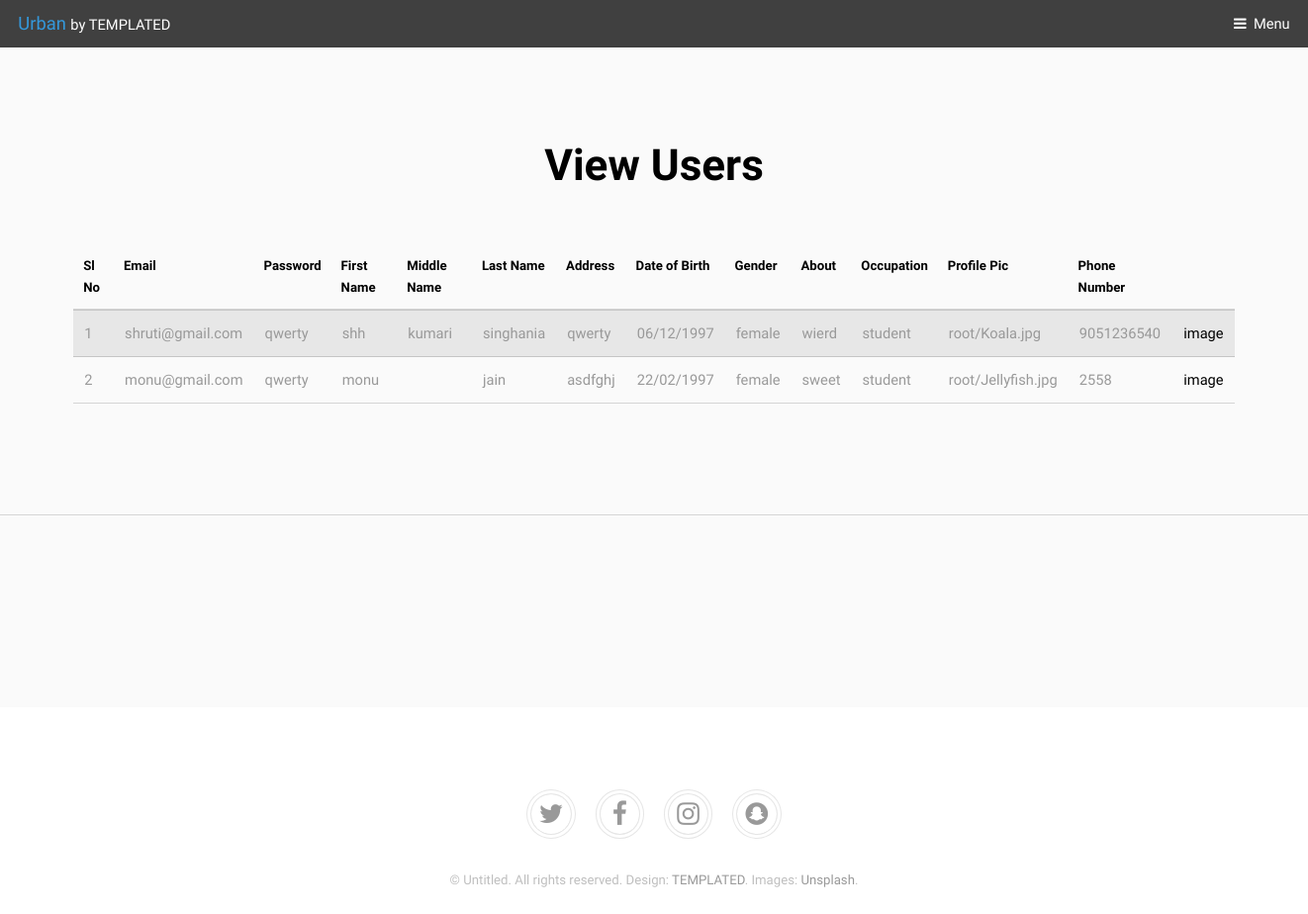
/admin/viewuser.php, run on the app's committed database.
### tables this page shows
CREATE TABLE IF NOT EXISTS `signup` (
  `id` int(100) NOT NULL AUTO_INCREMENT,
  `email` varchar(100) NOT NULL,
  `pwd` varchar(100) NOT NULL,
  `fname` varchar(100) NOT NULL,
  `mname` varchar(100) NOT NULL,
  `lname` varchar(100) NOT NULL,
  `addr` varchar(1000) NOT NULL,
  `dob` varchar(100) NOT NULL,
  `gnd` varchar(100) NOT NULL,
  `about` varchar(1000) NOT NULL,
  `occp` varchar(100) NOT NULL,
  `ppic` varchar(100) NOT NULL,
  `sque` varchar(1000) NOT NULL,
  `sans` varchar(100) NOT NULL,
  `phno` varchar(10) NOT NULL,
  PRIMARY KEY (`id`)
);

### admin/viewuser.php (the view, shortened to what this page needs)
<?php include('config.php');
?>
<!DOCTYPE HTML>
<html>
	<head>
		<link rel="stylesheet" href="../assets/css/main.css" />
	</head>
	<body class="subpage">
			<header id="header">
				<div class="logo"><a href="../index.html">Urban <span>by TEMPLATED</span></a></div>
				<a href="#menu">Menu</a>
			</header>
			<div id="main">
				<section class="wrapper style1">
					<div class="inner">
						<header class="align-center">
							<h1>View Users</h1>
						</header>
                        <?php
$Query = mysqli_query($Con,"SELECT * FROM signup") or die(mysqli_error($Con));
if(mysqli_num_rows($Query)>0){
	?><table border="1" cellpadding="5">
		<thead>
        	<tr>
            	<th>Sl No</th>
                <th>Email</th>
                <th>Password</th>
                <th>First Name</th>
                <th>Middle Name</th>
				<th>Last Name</th>
				<th>Address</th>
				<th>Date of Birth</th>
				<th>Gender</th>
				<th>About</th>
				<th>Occupation</th>
				<th>Profile Pic</th>
				<th>Phone Number</th>
            </tr>
        </thead>
		<tbody>
        <?php
		$sl = 1;
		while($row=mysqli_fetch_array($Query)){
			?>
        	<tr>
            	<td><?php echo $sl?></td>
                <td><?php echo $row['email']?></td>
				<td><?php echo $row['pwd']?></td>
				<td><?php echo $row['fname']?></td>
				<td><?php echo $row['mname']?></td>
				<td><?php echo $row['lname']?></td>
			   <td><?php echo $row['addr']?></td>
			   <td><?php echo $row['dob']?></td>
			   <td><?php echo $row['gnd']?></td>
			   <td><?php echo $row['about']?></td>
			   <td><?php echo $row['occp']?></td>
			   <td><?php echo $row['ppic']?></td>
			   <td><?php echo $row['phno']?></td>
      <td><a href="../<?php echo $row['ppic']?>" target="_blank">image</a></td>
            </tr>
            <?php $sl++; } ?>
        </tbody>
	</table><?php
}
else{
	echo 'No records found';
}
?>
								<div class="4u 12u$(medium)">
									<h3>&nbsp;</h3>
								</div>
							</div>
						<hr class="major" />
							<h2 id="elements">&nbsp;</h2>
					</div>
			<footer id="footer">
				<div class="copyright">
					<ul class="icons">
						<li><a href="#" class="icon fa-twitter"><span class="label">Twitter</span></a></li>
						<li><a href="#" class="icon fa-facebook"><span class="label">Facebook</span></a></li>
						<li><a href="#" class="icon fa-instagram"><span class="label">Instagram</span></a></li>
						<li><a href="#" class="icon fa-snapchat"><span class="label">Snapchat</span></a></li>
					</ul>
					<p>&copy; Untitled. All rights reserved. Design: <a href="https://templated.co">TEMPLATED</a>. Images: <a href="https://unsplash.com">Unsplash</a>.</p>
				</div>
			</footer>
	</body>
</html>

### data on the page
signup: email "shruti@gmail.com", pwd "qwerty", fname "shh", mname "kumari", lname "singhania", addr "qwerty", dob "06/12/1997", gnd "female", about "wierd", occp "student", ppic "root/Koala.jpg", phno "9051236540"
signup: email "monu@gmail.com", pwd "qwerty", fname "monu", lname "jain", addr "asdfghj", dob "22/02/1997", gnd "female", about "sweet", occp "student", ppic "root/Jellyfish.jpg", phno "2558"
